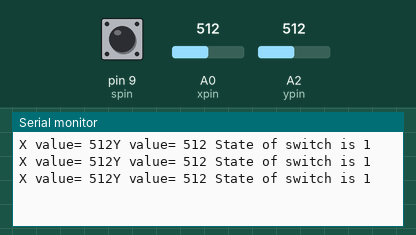
Recording of a sketch running on a simulated Arduino Uno, built with avr-gcc and run on an emulated ATmega328P. Shown: the last lines printed to the serial monitor. The inputs (shaded band) are chosen by the test bench; at power-on: A0 (xpin) = 512, A2 (ypin) = 512, pin 9 (spin) HIGH.

Above: at 1.3 s.
1.4 s: A0 (xpin) set to 716
At 1.9 s:
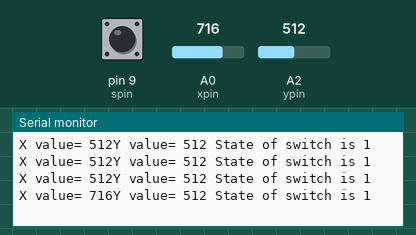
2.9 s: A2 (ypin) set to 716
At 3.4 s:
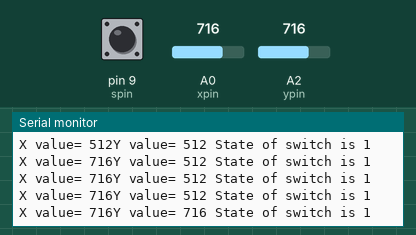
4.4 s: pin 9 (spin) pulled LOW for 0.6 s
At 4.9 s:
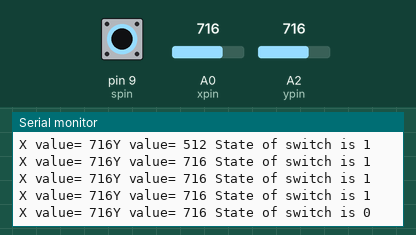
6.5 s: A0 (xpin) set to 900
At 6.9 s:
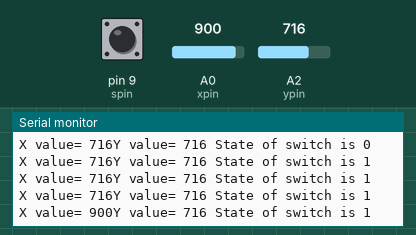
8.0 s: pin 9 (spin) pulled LOW for 1 s
At 8.4 s:
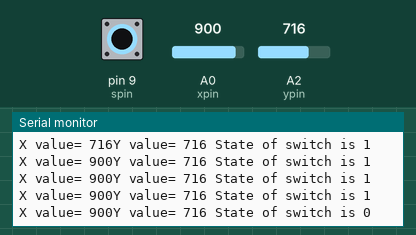
10.5 s: A2 (ypin) set to 900
At 10.9 s:
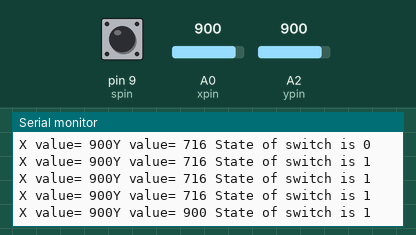
Timing chart, 0 to 13.0 s (numbered marks = the images above; inputs shaded):
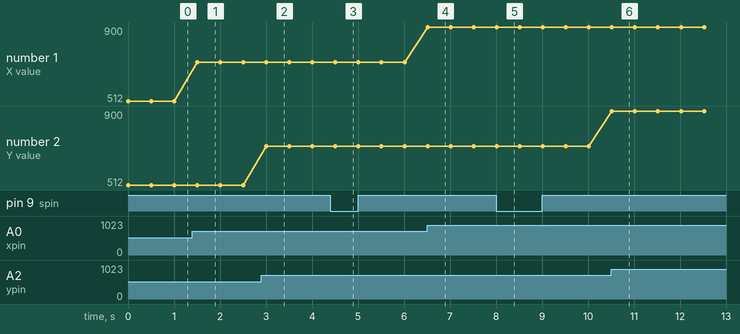

Measured:
- after the input at 1.4 s, the serial monitor: prints a new line after 0.10 s (image 1)
- after the input at 2.9 s, the serial monitor: prints a new line after 0.11 s (image 2)
- after the input at 4.4 s, the serial monitor: prints a new line after 0.11 s (image 3)
- after the input at 6.5 s, the serial monitor: prints a new line at once (image 4)
- after the input at 8.0 s, the serial monitor: prints a new line at once (image 5)
- after the input at 10.5 s, the serial monitor: prints a new line at once (image 6)
- plotted number 1: 512 → 716 after the input at 1.4 s, 716 → 900 after the input at 6.5 s

The sketch:

Joystick_Analog_Digital_Read.ino
```cpp
int xpin = A0;
int ypin = A2;
int spin = 9;
int xval;
int yval;
int sval;
int dt=500;

void setup() {
Serial.begin(9600);
pinMode(xpin,INPUT);
pinMode(ypin,INPUT);
pinMode(spin,INPUT);
digitalWrite(spin,HIGH);
}

void loop() {
  xval=analogRead(xpin);
  yval=analogRead(ypin);
  sval=digitalRead(spin);
  Serial.print("X value= ");
  Serial.print(xval);
  Serial.print( "Y value= ");
  Serial.print(yval);
  Serial.print( " State of switch is ");
  Serial.println(sval);
  delay(dt);

}
```
